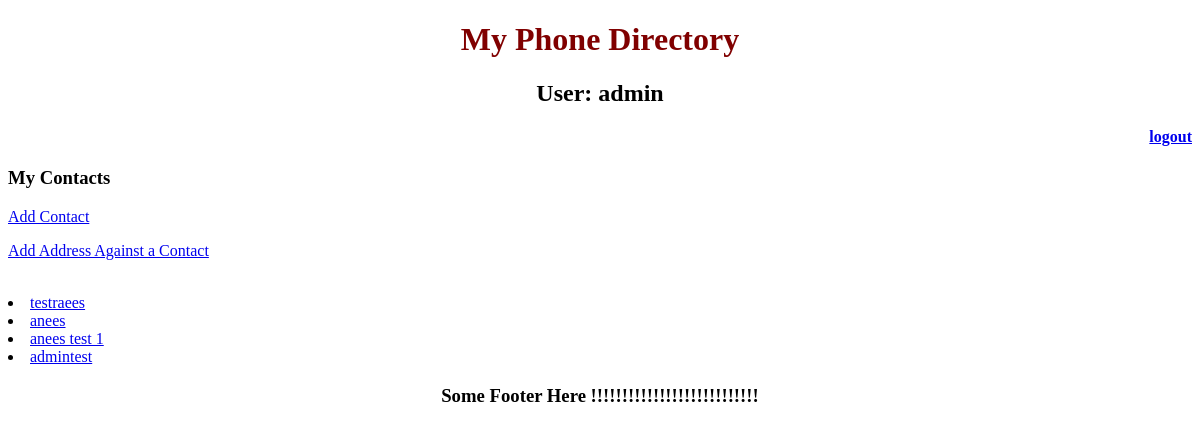
The app's page /contacts/contact/ (signed in), older data.
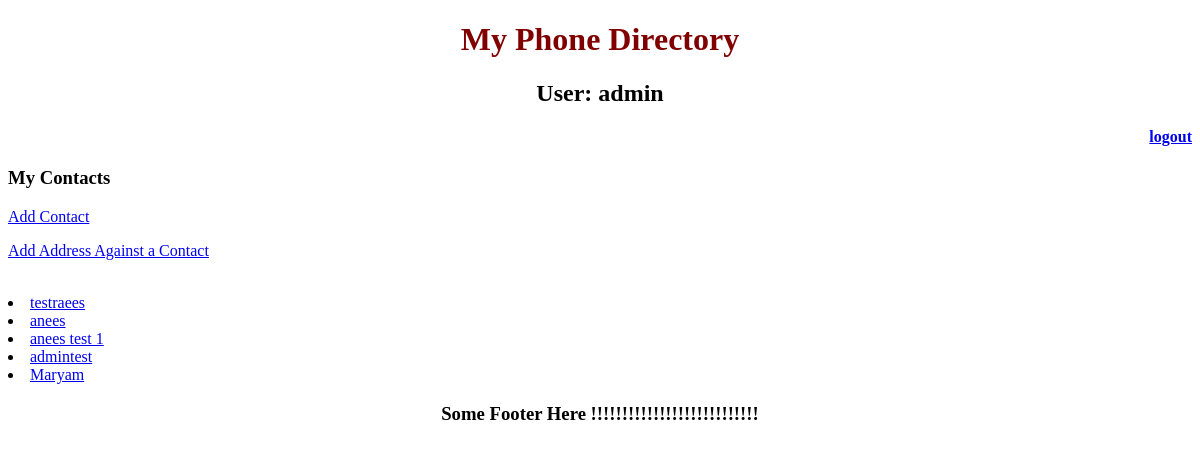
The same page, newer data.
### contacts/models.py (models this page shows)
class Contact(models.Model):
    phone_regex = RegexValidator(
            regex=r'^\+?1?\d{9,20}$',
            message="Phone number must be entered in the format: '+999999999'. Up to 20 digits allowed."
    )
    user = models.ForeignKey(User)
    name = models.CharField(max_length=50)
    email = models.EmailField(max_length=30)
    phone_number = models.CharField(validators=[phone_regex], max_length=20, blank=True)
    contact_image = models.ImageField(upload_to='contacts_images', default='contacts_images/default.png')
    def __str__(self):
        return self.name

### contacts/views.py (the view)
class ContactsListView(View):
    template_name = "contacts/contact_list.html"
    def get(self, request):
        specific = Contact.objects.filter(user=request.user)
        return render(request, self.template_name, {'user_specific_contacts': specific})

### contacts/templates/contacts/contact_list.html
{% extends "phone_directory/layout.html" %}
{% block content %}
<h3>My Contacts</h3>
    <p><a href="{% url 'contacts:add_contact' %}">Add Contact</a></p>
    <p><a href="{% url 'contacts:add_address' %}">Add Address Against a Contact</a></p>
    <br>
    {% for contact in user_specific_contacts %}
        <li><a href="{% url 'contacts:contact_detail' contact.id %}">{{ contact }}</a></li>
    {% endfor %}
{% endblock %}

### phone_directory/templates/phone_directory/layout.html (shortened to what this page needs)
{% load staticfiles %}
<!DOCTYPE html>
<html lang="en">
<head>
    <link rel="stylesheet" type="text/css" href="{% static 'contacts/style.css' %}"/>
</head>
<body>
<header><H1 align="middle">My Phone Directory </H1></header>
{% if user.is_authenticated %}
    <h2 align="middle"> User: {{ user }} </h2>
    <h4 align="right"><a href="{% url 'user_sessions:logout' %}">logout</a></h4>
{% endif %}
{% block content %}
{% endblock %}
<footer><h3 align="middle">Some Footer Here !!!!!!!!!!!!!!!!!!!!!!!!!!!</h3></footer>
</body>
</html>

### contacts/static/contacts/style.css (style rules this page uses)
h1 { color: maroon; }

Row changes from the older to the newer data that the page shows:
added Contact: name "Maryam"
